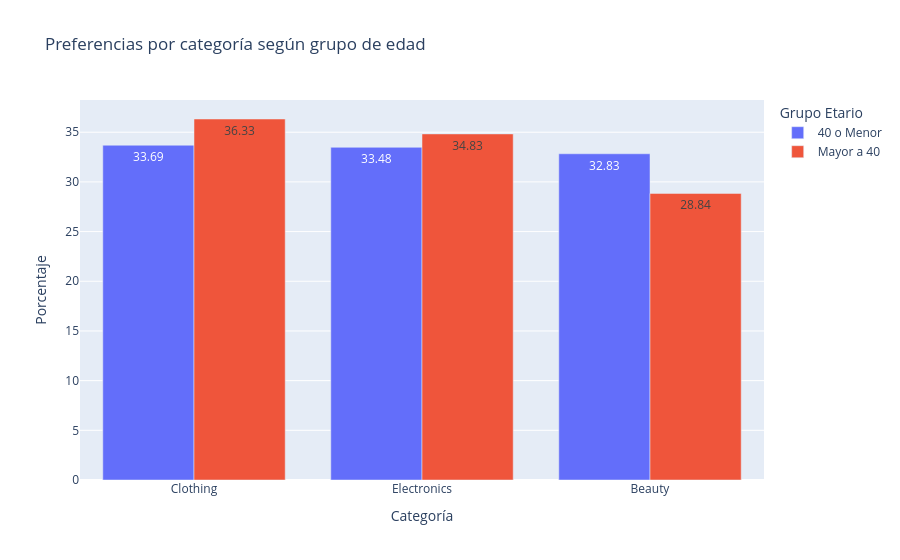

This figure's notebook cell:
### Code cell
# 4. Hacemos el gráfico 
fig2 = px.bar(
    pref_edades,
    x='Product Category',
    y='Porcentaje',
    color='Grupo Etario',
    barmode='group',
    text_auto='.2f',
    title='Preferencias por categoría según grupo de edad',
    labels={'Product Category': 'Categoría'}
)

fig2.show()

### Figure 1 — Plotly figure (JSON) as saved in the notebook; plotly's stock layout.template omitted (floating-point values rounded to 4 significant figures)
{"data": [{"alignmentgroup": "True", "hovertemplate": "Grupo Etario=40 o Menor<br>Categoría=%{x}<br>Porcentaje=%{y}<extra></extra>", "legendgroup": "40 o Menor", "marker": {"color": "#636efa", "pattern": {"shape": ""}}, "name": "40 o Menor", "offsetgroup": "40 o Menor", "orientation": "v", "showlegend": true, "textposition": "auto", "texttemplate": "%{y:.2f}", "type": "bar", "x": ["Clothing", "Electronics", "Beauty"], "xaxis": "x", "y": [33.69, 33.48, 32.83], "yaxis": "y"}, {"alignmentgroup": "True", "hovertemplate": "Grupo Etario=Mayor a 40<br>Categoría=%{x}<br>Porcentaje=%{y}<extra></extra>", "legendgroup": "Mayor a 40", "marker": {"color": "#EF553B", "pattern": {"shape": ""}}, "name": "Mayor a 40", "offsetgroup": "Mayor a 40", "orientation": "v", "showlegend": true, "textposition": "auto", "texttemplate": "%{y:.2f}", "type": "bar", "x": ["Clothing", "Electronics", "Beauty"], "xaxis": "x", "y": [36.33, 34.83, 28.84], "yaxis": "y"}], "layout": {"barmode": "group", "legend": {"title": {"text": "Grupo Etario"}, "tracegroupgap": 0}, "title": {"text": "Preferencias por categoría según grupo de edad"}, "xaxis": {"anchor": "y", "domain": [0, 1], "title": {"text": "Categoría"}}, "yaxis": {"anchor": "x", "domain": [0, 1], "title": {"text": "Porcentaje"}}}}
